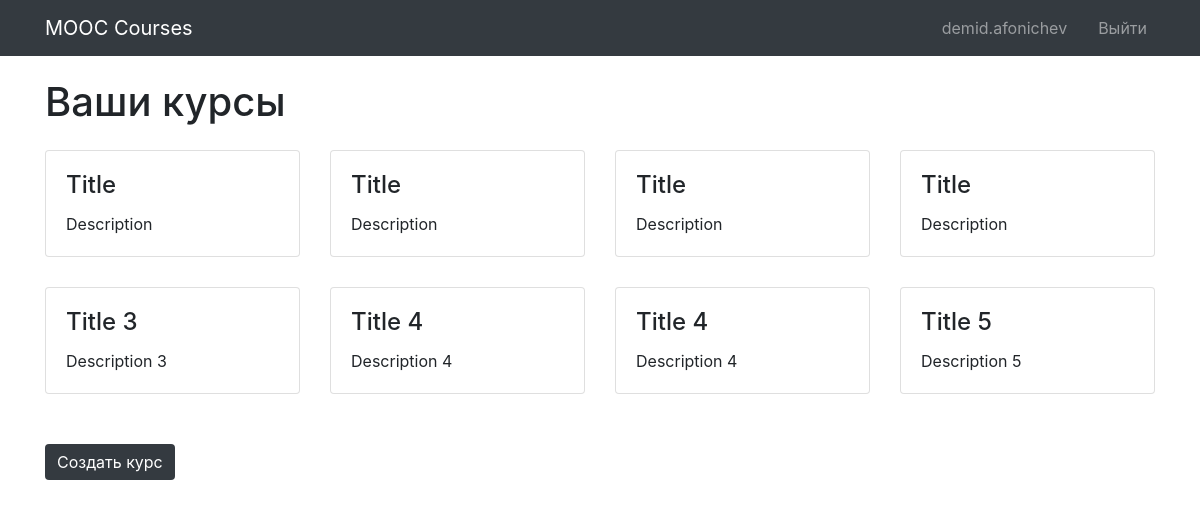
/accounts/profile/ (signed in), run on an earlier commit of the app's database.
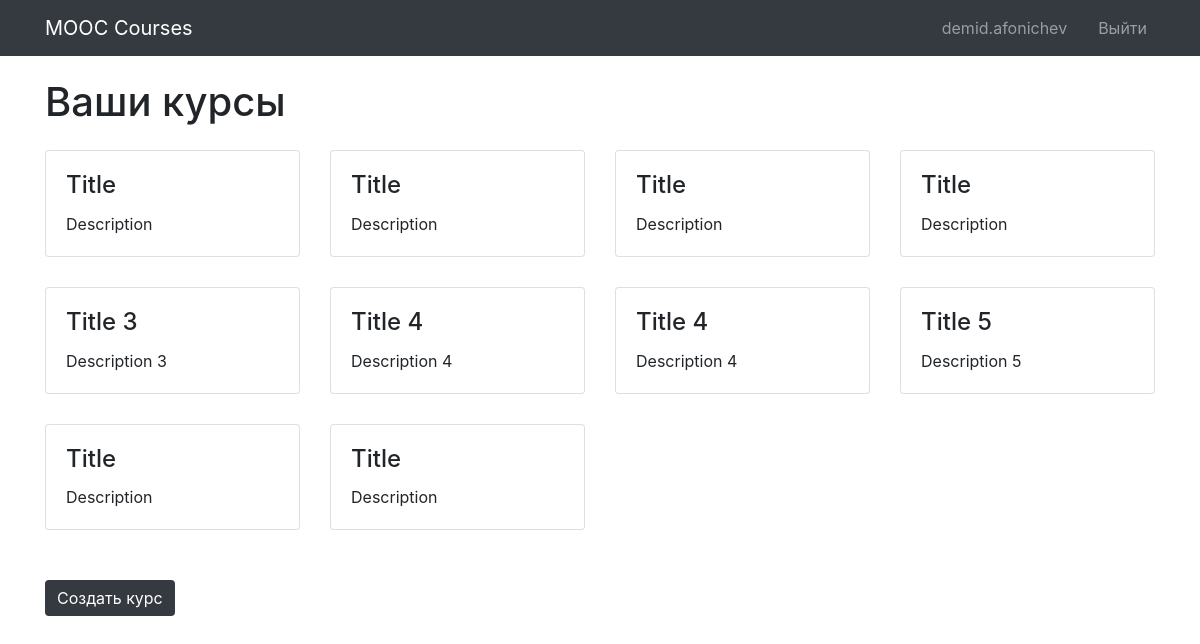
And on a later commit of the database.
### courses/models.py (models this page shows, shortened)
class Course(models.Model):
    author = models.ForeignKey(
        User,
        null=True,
        on_delete=models.CASCADE
    )
    title = models.CharField(
        max_length=100,
        blank=True,
        null=True,
        help_text=_("Course title")
    )
    description = models.TextField(
        max_length=1000,
        blank=True,
        null=True,
        help_text=_("Course description")
    )
    audio = models.FileField(
        upload_to=MEDIA_ROOT,
        null=True,
        help_text=_("Audio file")
    )

### accounts/views.py (the view)
# urls.py: path(r"profile/", views.profile, name="profile")
def profile(request):
    courses = []
    for course in Course.objects.filter(author=User.objects.get(username=request.user.username)):
        cover = Slide.objects.get(course=course, number=0)
        courses.append({"id": course.id,
                        "title": course.title,
                        "description": course.description,
                        "cover": cover.image})
    return render(request, "accounts/profile.html", {"courses": courses})

### templates/accounts/profile.html (shortened to what this page needs)
{% extends "base.html" %}
{% block content %}
    <div class="container">
        <h1 class="my-4">Ваши курсы</h1>
        <div class="row">
            {% for course in courses %}
                <div class="col-lg-3 col-md-4 col-sm-6 portfolio-item">
                    <div class="card h-100">
                        <div class="card-body">
                            <h4 class="card-title">{{ course.title }}</h4>
                            <p class="card-text">{{ course.description }}</p>
                        </div>
                    </div>
                </div>
            {% endfor %}
        </div>
        <a href="{% url "create_course" %}">
            <button class="btn btn-dark">Создать курс</button>
        </a>
    </div>
{% endblock %}

What changed in the data, as far as the page shows it:
added Course: title "Title", description "Description"
added Course: title "Title", description "Description"
